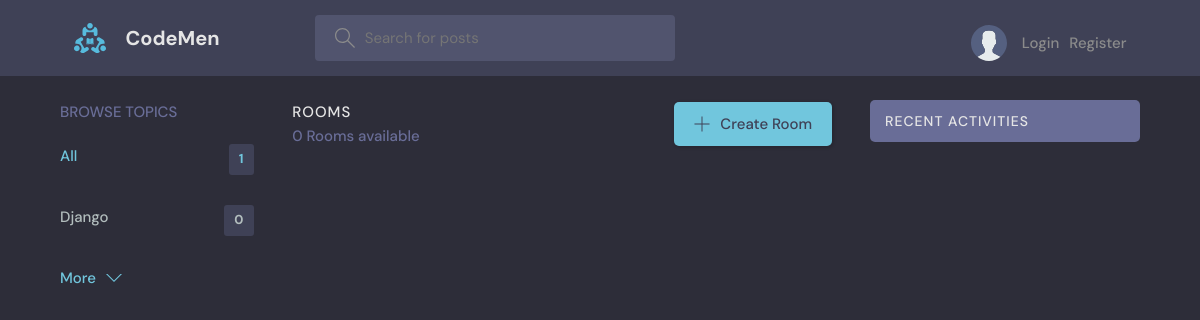
The app's page /, older data.
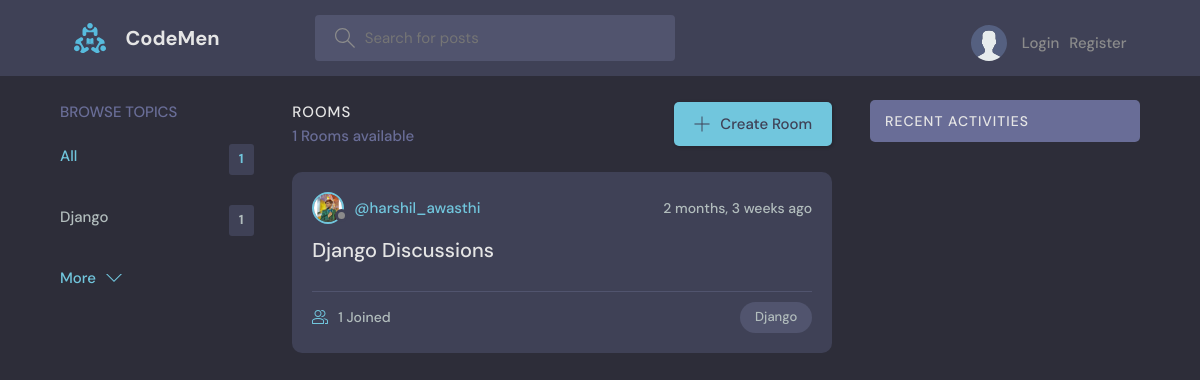
The same page, newer data.
### base/models.py (models this page shows, shortened)
class Topic(models.Model):
    name = models.CharField(max_length=200)

class Room(models.Model):
    host = models.ForeignKey(User, on_delete=models.SET_NULL, null=True)
    topic = models.ForeignKey(Topic, on_delete=models.SET_NULL, null=True)
    name = models.CharField(max_length=200)
    description = models.TextField(null=True, blank=True)
    participants = models.ManyToManyField(
        User, related_name='participants', blank=True)
    updated = models.DateTimeField(auto_now=True)
    created = models.DateTimeField(auto_now_add=True)
    class Meta:
        ordering = ['-updated', '-created']

class User(AbstractUser):
    name = models.CharField(max_length=200, null=True)
    email = models.EmailField(unique=True, null=True)
    bio = models.TextField(null=True)
    avatar = models.ImageField(null=True, default="avatar.svg")
    USERNAME_FIELD = 'email'
    REQUIRED_FIELDS = []

### base/views.py (the view)
# urls.py: path('', views.home, name="home"),
def home(request):
    q = request.GET.get('q') if request.GET.get('q') != None else ''
    rooms = Room.objects.filter(
        Q(topic__name__icontains=q) |
        Q(name__icontains=q) |
        Q(description__icontains=q)
    )
    topics = Topic.objects.all()[0:5]
    room_count = rooms.count()
    room_messages = Message.objects.filter(
        Q(room__topic__name__icontains=q))[0:5]
    context = {'rooms': rooms, 'topics': topics,
               'room_count': room_count, 'room_messages': room_messages}
    return render(request, 'base/home.html', context)

### base/templates/base/home.html (shortened to what this page needs)
{% extends 'main.html' %}
{% block content %}
<main class="layout layout--3">
  <div class="container">
    {% include 'base/topics_component.html' %}
    <div class="roomList">
      <div class="roomList__header">
        <div>
          <h2>Rooms</h2>
          <p>{{room_count}} Rooms available</p>
        </div>
        <a class="btn btn--main" href="{% url 'create-room' %}">
          <svg version="1.1" xmlns="http://www.w3.org/2000/svg" width="32" height="32" viewBox="0 0 32 32">
            <title>add</title>
            <path
              d="M16.943 0.943h-1.885v14.115h-14.115v1.885h14.115v14.115h1.885v-14.115h14.115v-1.885h-14.115v-14.115z">
            </path>
          </svg>
          Create Room
        </a>
      </div>
      {% include 'base/feed_component.html' %}
    </div>
    {% include 'base/activity_component.html' %}
  </div>
</main>
{% endblock %}

### base/templates/base/topics_component.html
<div class="topics">
    <div class="topics__header">
        <h2>Browse Topics</h2>
    </div>
    <ul class="topics__list">
        <li>
            <a href="{% url 'home' %}" class="active">All <span>{{topics.count}}</span></a>
        </li>
        {% for topic in topics %}
        <li>
            <a href="{% url 'home' %}?q={{topic.name}}">{{topic.name}}<span>{{topic.room_set.all.count}}</span></a>
        </li>
        {% endfor %}
    </ul>
    <a class="btn btn--link" href="{% url 'topics' %}">
        More
        <svg version="1.1" xmlns="http://www.w3.org/2000/svg" width="32" height="32" viewBox="0 0 32 32">
            <title>chevron-down</title>
            <path d="M16 21l-13-13h-3l16 16 16-16h-3l-13 13z"></path>
        </svg>
    </a>
</div>

### base/templates/base/feed_component.html (shortened to what this page needs)
{% for room in rooms %}
<div class="roomListRoom">
    <div class="roomListRoom__header">
        <a href="{% url 'user-profile' room.host.id %}" class="roomListRoom__author">
            <div class="avatar avatar--small">
                <img src="{{room.host.avatar.url}}" />
            </div>
            <span>@{{room.host.username}}</span>
        </a>
        <div class="roomListRoom__actions">
            <span>{{room.created|timesince}} ago</span>
        </div>
    </div>
    <div class="roomListRoom__content">
        <a href="{% url 'room' room.id %}">{{room.name}}</a>
    </div>
    <div class="roomListRoom__meta">
        <a href="{% url 'room' room.id %}" class="roomListRoom__joined">
            {{room.participants.all.count}} Joined
        </a>
        <p class="roomListRoom__topic">{{room.topic.name}}</p>
    </div>
</div>
{% endfor %}

Row changes from the older to the newer data that the page shows:
computed for Topic "Django": room_set.all.count "0" → "1"
added Room: host.avatar (picture), host.username "harshil_awasthi", created "2 months, 3 weeks", name "Django Discussions", participants.all.count "1", topic.name "Django"
Text that changed along with them:
{{ room_count }}: "0" → "1"
